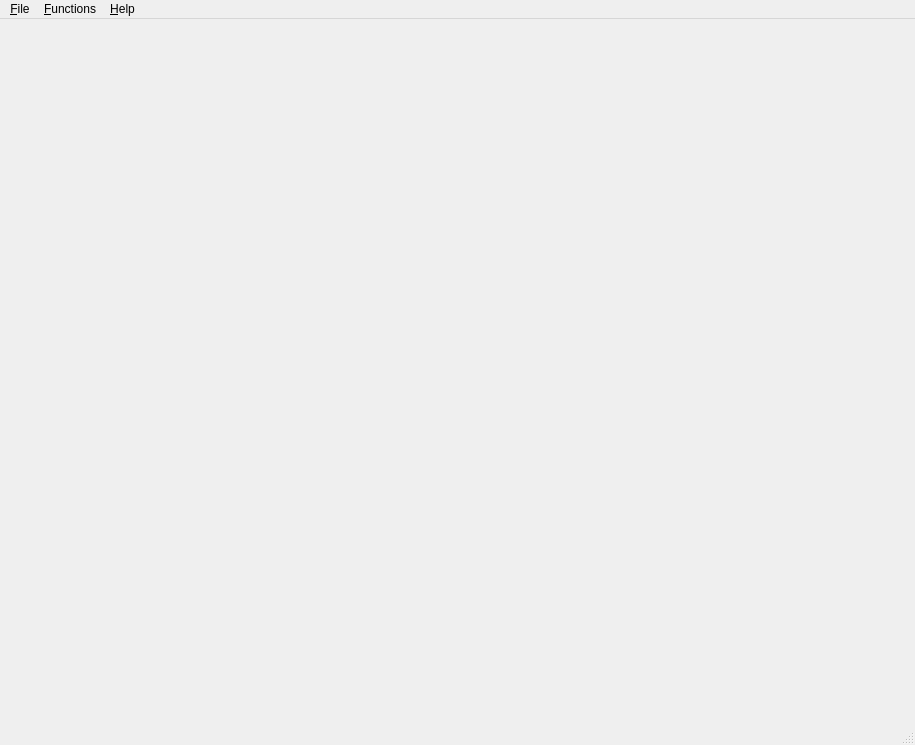
<?xml version="1.0" encoding="UTF-8"?>
<ui version="4.0">
 <class>MainWindowClass</class>
 <widget class="QMainWindow" name="MainWindowClass">
  <property name="geometry">
   <rect>
    <x>0</x>
    <y>0</y>
    <width>915</width>
    <height>745</height>
   </rect>
  </property>
  <property name="windowTitle">
   <string>Grafika</string>
  </property>
  <widget class="QWidget" name="centralWidget"/>
  <widget class="QMenuBar" name="menuBar">
   <property name="geometry">
    <rect>
     <x>0</x>
     <y>0</y>
     <width>915</width>
     <height>22</height>
    </rect>
   </property>
   <widget class="QMenu" name="menuFile">
    <property name="title">
     <string>&amp;File</string>
    </property>
    <addaction name="actionExit"/>
   </widget>
   <widget class="QMenu" name="menuFunctions">
    <property name="title">
     <string>&amp;Functions</string>
    </property>
    <addaction name="actionAdd"/>
    <addaction name="separator"/>
   </widget>
   <widget class="QMenu" name="menuHelp">
    <property name="title">
     <string>&amp;Help</string>
    </property>
    <addaction name="actionFuntionSyntax"/>
    <addaction name="actionAbout"/>
   </widget>
   <addaction name="menuFile"/>
   <addaction name="menuFunctions"/>
   <addaction name="menuHelp"/>
  </widget>
  <widget class="QStatusBar" name="statusBar"/>
  <action name="actionExit">
   <property name="text">
    <string>E&amp;xit</string>
   </property>
  </action>
  <action name="actionAdd">
   <property name="text">
    <string>&amp;Add</string>
   </property>
  </action>
  <action name="actionAbout">
   <property name="text">
    <string>About...</string>
   </property>
  </action>
  <action name="actionFuntionSyntax">
   <property name="text">
    <string>Funtion's &amp;syntax</string>
   </property>
   <property name="menuRole">
    <enum>QAction::NoRole</enum>
   </property>
  </action>
 </widget>
 <layoutdefault spacing="6" margin="11"/>
 <resources>
  <include location="MainWindow.qrc"/>
 </resources>
 <connections/>
</ui>
